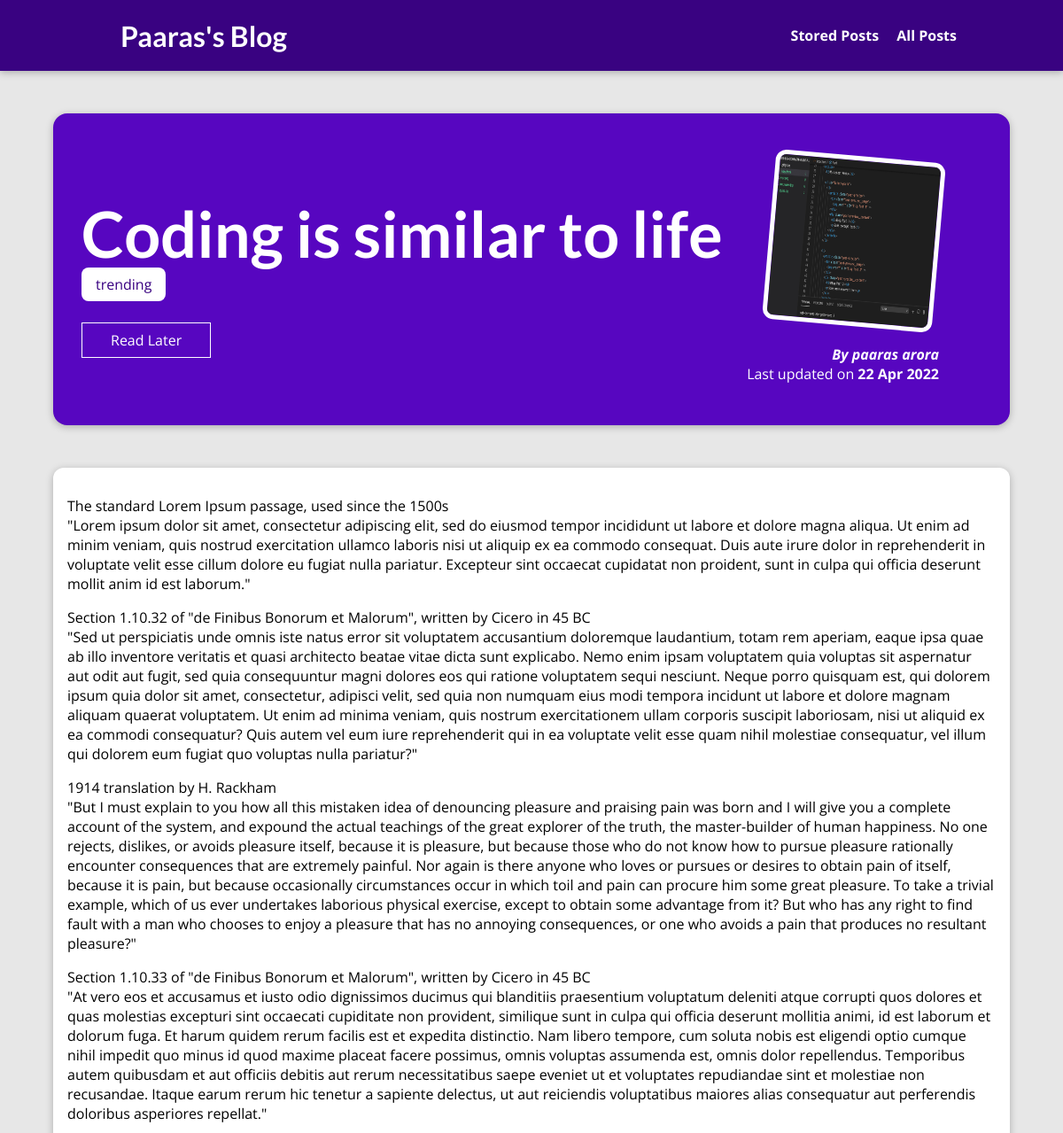
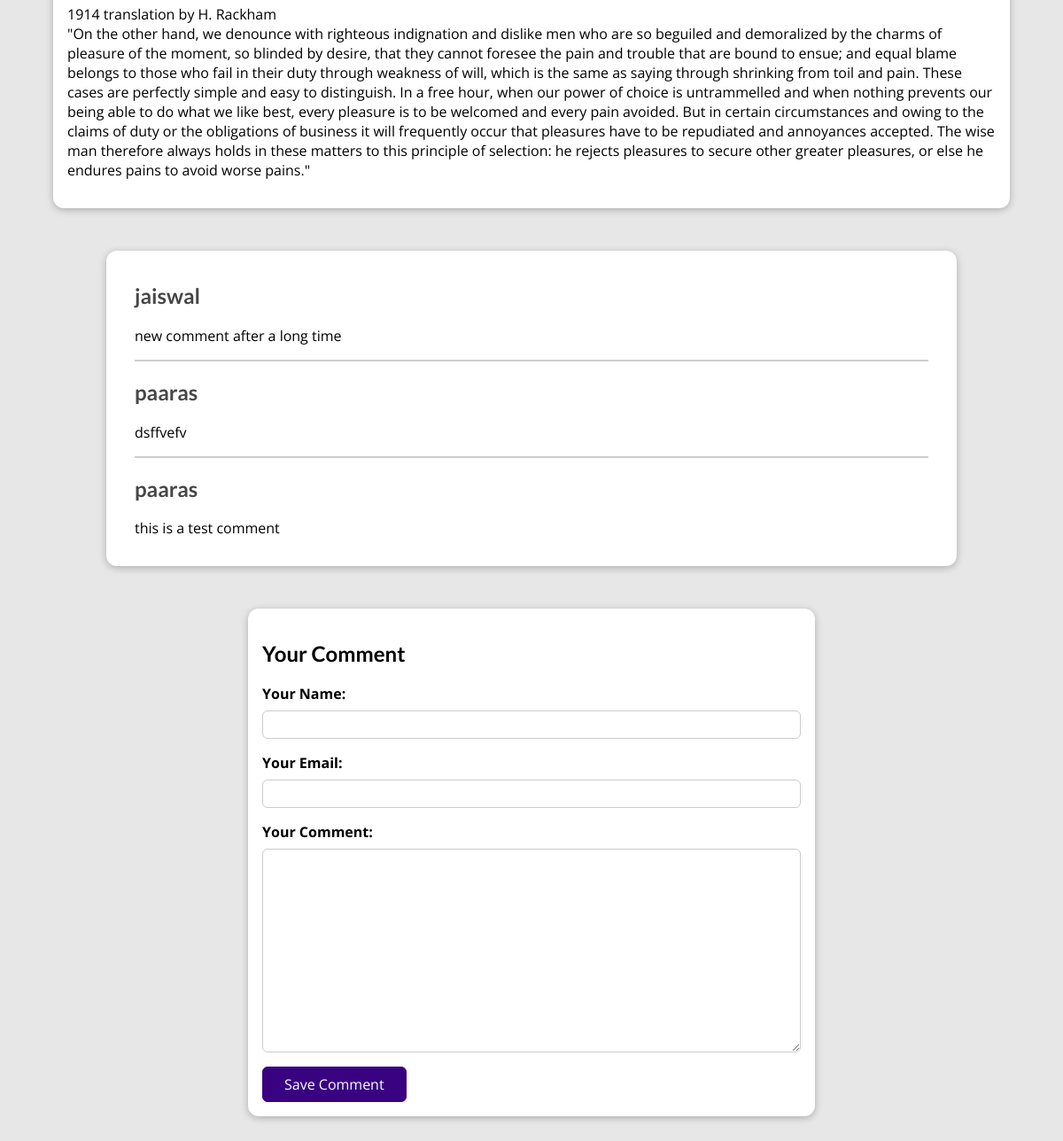
/posts/coding-is-similar-to-life, run on the app's committed database (2 pictures, top to bottom).
### blog/models.py (models this page shows, shortened)
class Post(models.Model):
    title = models.CharField(max_length=150)
    excerpt = models.CharField(max_length=200)
    image = models.ImageField(upload_to="posts", null=True)
    date = models.DateField(auto_now=True)
    slug = models.SlugField(unique=True, db_index=True)
    content = models.TextField(validators=[MinLengthValidator(10)])
    author = models.ForeignKey(
        Author, on_delete=models.SET_NULL, null=True, related_name="posts")
    tags = models.ManyToManyField(Tag)

class Tag(models.Model):
    caption = models.CharField(max_length=20)

class Author(models.Model):
    first_name = models.CharField(max_length=100)
    last_name = models.CharField(max_length=100)
    email_address = models.EmailField()
    def full_name(self):
        return f"{self.first_name} {self.last_name}"
    def __str__(self):
        return self.full_name()

class Comment(models.Model):
    user_name = models.CharField(max_length=120)
    user_email = models.EmailField()
    text = models.TextField(max_length=400)
    post = models.ForeignKey(
        Post, on_delete=models.CASCADE, related_name="comments")

### blog/views.py (the view, shortened to what this page needs)
# urls.py: path("posts/<slug:slug>", views.SinglePostView.as_view(),
class SinglePostView(View):
    def is_stored_post(self, request, post_id):
        stored_posts = request.session.get("stored_posts")
        if stored_posts is not None:
          is_saved_for_later = post_id in stored_posts
        else:
          is_saved_for_later = False
        return is_saved_for_later
    def get(self, request, slug):
        post = Post.objects.get(slug=slug)
        context = {
            "post": post,
            "post_tags": post.tags.all(),
            "comment_form": CommentForm(),
            "comments": post.comments.all().order_by("-id"),
            "saved_for_later": self.is_stored_post(request, post.id)
        }
        return render(request, "blog/post-detail.html", context)

### blog/forms.py
class CommentForm(forms.ModelForm):
    class Meta:
        model = Comment
        exclude = ["post"]
        labels = {
          "user_name": "Your Name",
          "user_email": "Your Email",
          "text": "Your Comment"
        }

### blog/templates/blog/post-detail.html (shortened to what this page needs)
{% extends "base.html" %}
{% load static %}
{% block css_files %}
<link rel="stylesheet" href="{% static "blog/post-detail.css" %}" />
{% endblock %}
{% block content %}
<section id="summary">
  <h2>{{ post.title }}</h2>
  <div>
    {% for tag in post_tags %}
      <span class="tag">{{ tag.caption }}</span>
    {% endfor %}
  </div>
  <div id="read-later">
    <form action="{% url "read-later" %}" method="POST">
      <button>
        {% if saved_for_later %}
          Remove from "Read Later" List
        {% else %}
          Read Later
        {% endif %}
      </button>
    </form>
  </div>
  <article>
    <img src="{{ post.image.url }}" alt="{{ post.title }}" />
    <address>By <a href="mailto:{{ post.author.email_address }}">{{ post.author }}</a></address>
    <div>Last updated on <time>{{ post.date|date:"d M Y" }}</time></div>
  </article>
</section>
<main>
  {{ post.content|linebreaks }}
</main>
<section id="comments">
  <ul>
    {% for comment in comments %}
      <li>
        <h2>{{ comment.user_name }}</h2>
        <p>{{ comment.text|linebreaks }}</p>
      </li>
    {% endfor %}
  </ul>
</section>
<section id="comment-form">
  <h2>Your Comment</h2>
  <form action="{% url "post-detail-page" post.slug %}" method="POST">
    {% for form_field in comment_form %}
      <div class="form-control {% if form_field.errors %}invalid{% endif %}">
        {{ form_field.label_tag }}
        {{ form_field }}
      </div>
    {% endfor %}
    <button>Save Comment</button>
  </form>
</section>
{% endblock %}

### static/app.css (style rules this page uses)
* { box-sizing: border-box; }
html { font-family: 'Open Sans', 'Lato', sans-serif; }
body { margin: 0; }
h1, h2, h3 { font-family: 'Lato', sans-serif; font-weight: bold; }

### blog/static/blog/post-detail.css (style rules this page uses)
body { background-color: #e7e7e7; }
#summary { margin: 8rem auto 3rem auto; padding: 2rem; width: 90%; max-width: 90rem; border-radius: 16px; background-color: #5706c0; position: relative; box-shadow: 0 2px 8px rgba(0, 0, 0, 0.25); height: 22rem; }
#summary h2 { color: white; font-size: 4.5rem; margin-bottom: 0.25rem; }
#summary article { position: absolute; top: 2rem; right: 3rem; padding: 1rem 2rem; border-radius: 12px; text-align: right; color: white; }
#summary article img { width: 12rem; height: 12rem; border-radius: 12px; transform: rotateZ(5deg); border: 5px solid white; margin-bottom: 1rem; }
#summary address { font-weight: bold; }
#summary a { color: white; text-decoration: none; }
#summary time { font-weight: bold; }
#read-later { margin: 2rem 0; }
#read-later button { background-color: transparent; border: 1px solid white; padding: 0.5rem 2rem; font: inherit; color: white; cursor: pointer; }
main { width: 90%; max-width: 90rem; margin: 3rem auto; background-color: white; padding: 1rem; border-radius: 12px; box-shadow: 0 2px 8px rgba(0, 0, 0, 0.25); }
.tag { background-color: white; color: #390281; padding: 0.5rem 1rem; border-radius: 8px; }
#comment-form { margin: 3rem auto; width: 90%; max-width: 40rem; border-radius: 12px; background-color: white; box-shadow: 0 2px 8px rgba(0, 0, 0, 0.25); padding: 1rem; }
#comment-form button { font: inherit; background-color: #390281; color: white; border: 1px solid #390281; padding: 0.5rem 1.5rem; border-radius: 6px; cursor: pointer; }
.form-control { margin-bottom: 1rem; }
.form-control label { font-weight: bold; margin-bottom: 0.5rem; display: block; }
.form-control input, .form-control textarea { display: block; width: 100%; font: inherit; padding: 0.25rem; border-radius: 6px; border: 1px solid #ccc; }
#comments { margin: 3rem auto; width: 90%; max-width: 60rem; border-radius: 12px; background-color: white; box-shadow: 0 2px 8px rgba(0, 0, 0, 0.25); padding: 1rem 2rem; }
#comments ul { list-style: none; margin: 0; padding: 0; }
#comments li { margin-bottom: 1rem; border-bottom: 2px solid #ccc; }
#comments li:last-of-type { border-bottom: none; }
#comments h2 { color: #464646; }

### data on the page
Post: title "Coding is similar to life", image (picture), author "paaras arora", date "22 Apr 2022", content "The standard Lorem Ipsum passage, used since the 1500s \"Lorem ipsum dolor sit amet, consectetur adipiscing elit, sed do eiusmod tempor incididunt ut labore et dolore magna aliqua. Ut enim ad minim veniam, quis nostrud exercitation ullamco laboris nisi ut aliquip ex ea commodo consequat. Duis aute irure dolor in reprehenderit in voluptate velit esse cillum dolore eu fugiat nulla pariatur. Excepteur sint occaecat cupidatat non proident, sunt in culpa qui officia deserunt mollit anim id est laborum.\" Section 1.10.32 of \"de Finibus Bonorum et Malorum\", written by Cicero in 45 BC \"Sed ut perspiciatis unde omnis iste natus error sit voluptatem accusantium doloremque laudantium, totam rem aperiam,…"
Tag: caption "trending"
Comment: user_name "jaiswal", text "new comment after a long time"
Comment: user_name "paaras", text "dsffvefv"
Comment: user_name "paaras", text "this is a test comment"
